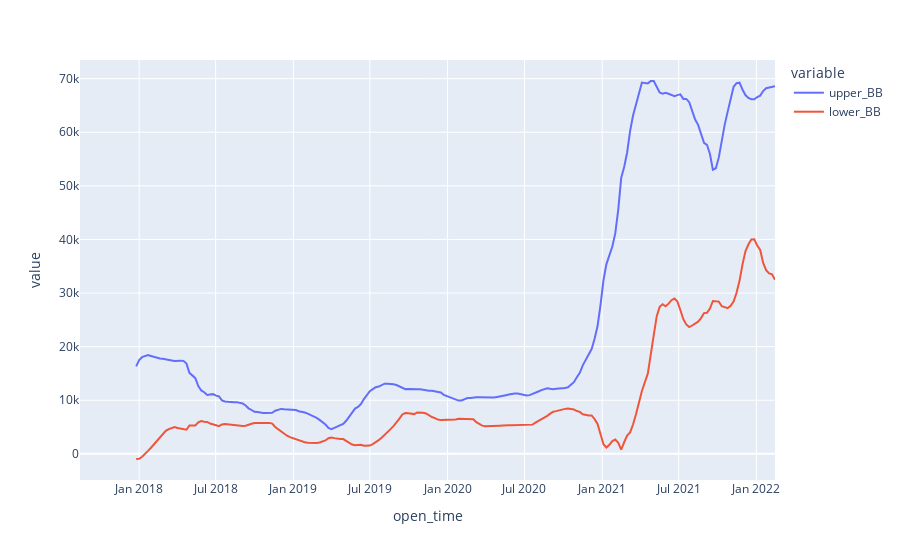

The cell this chart's notebook holds for it:
### Code cell
fig = px.line(df.iloc[:-1], x='open_time', y=['upper_BB','lower_BB'])
fig.show()

### Figure 1 — Plotly figure (JSON) as saved in the notebook; plotly's stock layout.template omitted (floating-point values rounded to 4 significant figures; data arrays with more than 128 entries replaced by an {"elided": "..."} marker saying what was removed)
{"data": [{"hovertemplate": "variable=upper_BB<br>open_time=%{x}<br>value=%{y}<extra></extra>", "legendgroup": "upper_BB", "line": {"color": "#636efa", "dash": "solid"}, "marker": {"symbol": "circle"}, "mode": "lines", "name": "upper_BB", "orientation": "v", "showlegend": true, "type": "scatter", "x": {"elided": "235 str values"}, "xaxis": "x", "y": {"elided": "235 float values"}, "yaxis": "y"}, {"hovertemplate": "variable=lower_BB<br>open_time=%{x}<br>value=%{y}<extra></extra>", "legendgroup": "lower_BB", "line": {"color": "#EF553B", "dash": "solid"}, "marker": {"symbol": "circle"}, "mode": "lines", "name": "lower_BB", "orientation": "v", "showlegend": true, "type": "scatter", "x": {"elided": "235 str values"}, "xaxis": "x", "y": {"elided": "235 float values"}, "yaxis": "y"}], "layout": {"legend": {"title": {"text": "variable"}, "tracegroupgap": 0}, "margin": {"t": 60}, "xaxis": {"anchor": "y", "domain": [0, 1], "title": {"text": "open_time"}}, "yaxis": {"anchor": "x", "domain": [0, 1], "title": {"text": "value"}}}}
